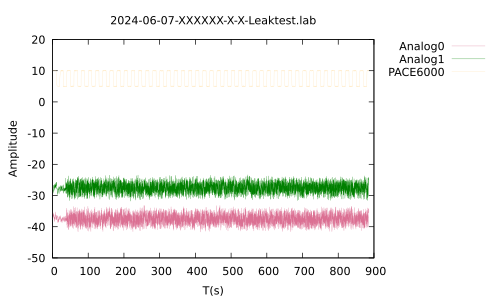

Write the gnuplot code that produced this figure.
set terminal pdf
set encoding utf8
set output "2024-06-07-XXXXXX-X-X-Leaktest.pdf"
set encoding utf8
#set xrange [0.0:600.0]
#set xrange [0.0:20.0]
set key outside
set style line 1 linecolor rgb '#DB7093' linewidth 0.1
set style line 2 linecolor rgb '#008000' linewidth 0.1
set style line 3 linecolor rgb '#FFE4B5' linewidth 0.1
set title "2024-06-07-XXXXXX-X-X-Leaktest.lab"
set xlabel "T(s)"
set ylabel "Amplitude"
plot "2024-06-07-XXXXXX-X-X-Leaktest.lab" using 1:2 w l linestyle 1 title "Analog0", "2024-06-07-XXXXXX-X-X-Leaktest.lab" using 1:3 w l linestyle 2 title "Analog1", "2024-06-07-XXXXXX-X-X-Leaktest.lab" using 1:4 w l linestyle 3 title "PACE6000"
